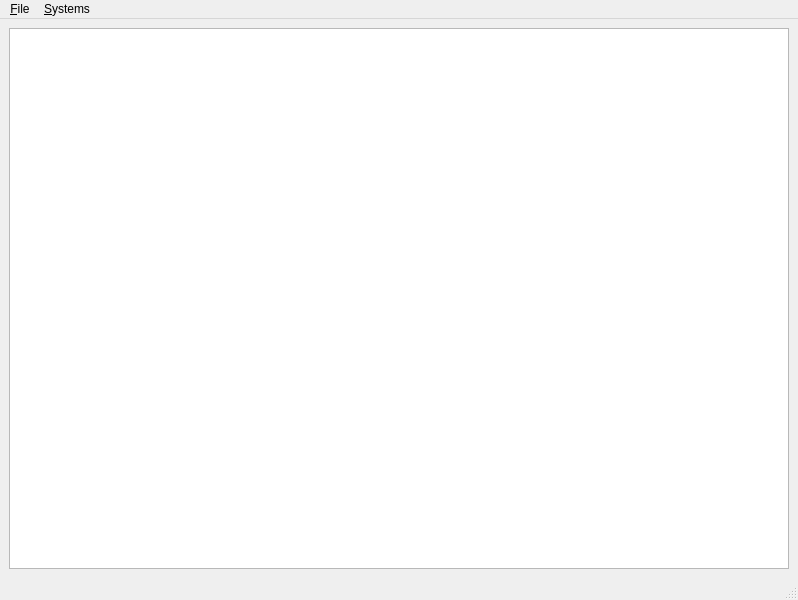
<?xml version="1.0" encoding="UTF-8"?>
<ui version="4.0">
 <class>MainGUI</class>
 <widget class="QMainWindow" name="MainGUI">
  <property name="geometry">
   <rect>
    <x>0</x>
    <y>0</y>
    <width>798</width>
    <height>600</height>
   </rect>
  </property>
  <property name="windowTitle">
   <string>MainWindow</string>
  </property>
  <widget class="QWidget" name="centralwidget">
   <layout class="QHBoxLayout" name="horizontalLayout">
    <item>
     <widget class="QGraphicsView" name="_graphicsView">
      <property name="autoFillBackground">
       <bool>false</bool>
      </property>
      <property name="backgroundBrush">
       <brush brushstyle="SolidPattern">
        <color alpha="255">
         <red>0</red>
         <green>0</green>
         <blue>0</blue>
        </color>
       </brush>
      </property>
      <property name="foregroundBrush">
       <brush brushstyle="NoBrush">
        <color alpha="255">
         <red>0</red>
         <green>0</green>
         <blue>0</blue>
        </color>
       </brush>
      </property>
     </widget>
    </item>
   </layout>
  </widget>
  <widget class="QMenuBar" name="menubar">
   <property name="geometry">
    <rect>
     <x>0</x>
     <y>0</y>
     <width>798</width>
     <height>25</height>
    </rect>
   </property>
   <widget class="QMenu" name="_mnuFile">
    <property name="title">
     <string>&amp;File</string>
    </property>
    <addaction name="_mnuFileOpen"/>
    <addaction name="_mnuFileOpenMask"/>
    <addaction name="_mnuFileSave"/>
    <addaction name="_mnuFileClose"/>
    <addaction name="separator"/>
    <addaction name="_mnuFileQuit"/>
   </widget>
   <widget class="QMenu" name="_mnuSystems">
    <property name="title">
     <string>&amp;Systems</string>
    </property>
    <addaction name="_mnuPhaseUnwrapping"/>
    <addaction name="_mnuPhaseDemodulation"/>
   </widget>
   <addaction name="_mnuFile"/>
   <addaction name="_mnuSystems"/>
  </widget>
  <widget class="QStatusBar" name="statusbar"/>
  <action name="_mnuFileOpen">
   <property name="text">
    <string>&amp;Open</string>
   </property>
  </action>
  <action name="_mnuFileSave">
   <property name="text">
    <string>&amp;Save</string>
   </property>
  </action>
  <action name="_mnuFileQuit">
   <property name="text">
    <string>&amp;Quit</string>
   </property>
  </action>
  <action name="_mnuFileClose">
   <property name="text">
    <string>&amp;Close</string>
   </property>
  </action>
  <action name="_mnuFileOpenMask">
   <property name="text">
    <string>Open &amp;mask</string>
   </property>
  </action>
  <action name="_mnuPhaseUnwrapping">
   <property name="text">
    <string>Phase &amp;unwrapping</string>
   </property>
  </action>
  <action name="_mnuPhaseDemodulation">
   <property name="text">
    <string>Phase &amp;demodulation</string>
   </property>
  </action>
 </widget>
 <resources/>
 <connections/>
</ui>
